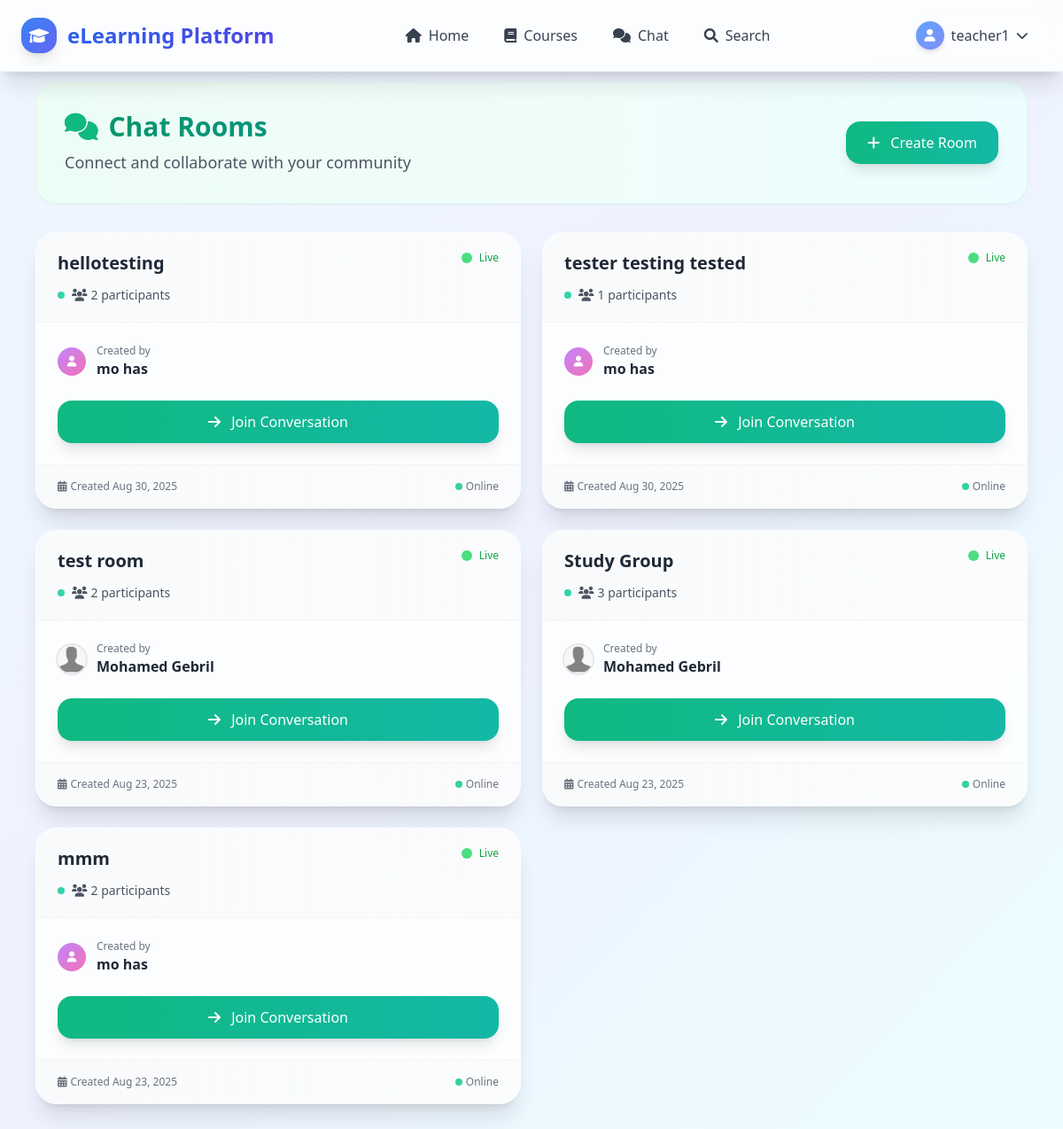
Screenshot of /chat/ (signed in) with the database file from the repository.
### users/models.py (models this page shows, shortened)
class User(AbstractUser):
    USER_TYPE_CHOICES = (
        ('student', 'Student'),
        ('teacher', 'Teacher'),
    )
    user_type = models.CharField(max_length=10, choices=USER_TYPE_CHOICES, default='student')
    profile_picture = models.ImageField(upload_to='profile_pics/', null=True, blank=True)
    bio = models.TextField(max_length=500, blank=True)
    date_of_birth = models.DateField(null=True, blank=True)
    phone_number = models.CharField(max_length=15, blank=True)
    is_blocked = models.BooleanField(default=False)
    blocked_at = models.DateTimeField(null=True, blank=True)
    blocked_by = models.ForeignKey('self', on_delete=models.SET_NULL, null=True, blank=True, related_name='blocked_users')
    def is_teacher(self):
        return self.user_type == 'teacher'

### chat/models.py (models this page shows, shortened)
class ChatRoom(models.Model):
    name = models.CharField(max_length=255)
    created_by = models.ForeignKey(settings.AUTH_USER_MODEL, on_delete=models.CASCADE)
    created_at = models.DateTimeField(auto_now_add=True)
    participants = models.ManyToManyField(settings.AUTH_USER_MODEL, related_name='chat_rooms')

### chat/views.py (the view)
# urls.py: path('', views.chat_list, name='chat_list'),
@login_required
def chat_list(request):
    rooms = ChatRoom.objects.all().order_by('-created_at')
    context = {
        'rooms': rooms,
    }
    return render(request, 'chat/chat_list.html', context)

### users/context_processors.py (called while the page is built)
def notification_count(request):
    if request.user.is_authenticated:
        unread_count = request.user.notifications.filter(is_read=False).count()
        return {'unread_notifications_count': unread_count}
    return {'unread_notifications_count': 0}

### templates/chat/chat_list.html (shortened to what this page needs)
{% extends 'base.html' %}
{% block content %}
<div class="mb-8">
  <div class="bg-gradient-to-r from-emerald-50 via-teal-50 to-cyan-50 rounded-3xl p-8 border border-emerald-100/50 shadow-sm">
    <div class="flex items-center justify-between">
      <div>
        <h1 class="text-3xl font-bold bg-gradient-to-r from-emerald-600 to-teal-600 bg-clip-text text-transparent flex items-center">
          <i class="fas fa-comments mr-3 text-emerald-500"></i>
        </h1>
        <p class="text-gray-600 mt-2 text-lg">Connect and collaborate with your community</p>
      </div>
      <a href="{% url 'create_chat_room' %}" class="px-6 py-3 bg-gradient-to-r from-emerald-500 to-teal-500 text-white font-medium rounded-2xl shadow-lg hover:shadow-xl transform hover:scale-105 transition-all duration-300">
        <i class="fas fa-plus mr-2"></i>
        Create Room
      </a>
    </div>
  </div>
</div>
{% if rooms %}
<div class="grid grid-cols-1 md:grid-cols-2 xl:grid-cols-3 gap-6">
  {% for room in rooms %}
  <div class="bg-white/80 backdrop-blur-sm rounded-3xl shadow-xl border border-white/20 overflow-hidden hover:shadow-2xl transition-all duration-300 hover:scale-[1.02] group">
    <div class="bg-gradient-to-r from-gray-50 to-gray-50/50 px-6 py-5 border-b border-gray-100">
      <div class="flex items-start justify-between">
        <div class="flex-1">
          <h3 class="text-xl font-bold text-gray-800 mb-3 group-hover:text-emerald-600 transition-colors">
            {{ room.name }}
          </h3>
          <div class="flex items-center space-x-4 text-sm">
            <div class="flex items-center text-gray-600">
              <div class="w-2 h-2 bg-gradient-to-r from-emerald-400 to-teal-400 rounded-full mr-2"></div>
              <i class="fas fa-users mr-1"></i>
              {{ room.participants.count }} participants
            </div>
          </div>
        </div>
        <div class="flex items-center space-x-2">
          <div class="w-3 h-3 bg-green-400 rounded-full animate-pulse"></div>
          <span class="text-xs text-green-600 font-medium">Live</span>
        </div>
      </div>
    </div>
    <div class="px-6 py-6">
      <div class="mb-6">
        <div class="flex items-center space-x-3">
          {% if room.created_by.profile_picture %}
          <img src="{{ room.created_by.profile_picture.url }}" class="w-8 h-8 rounded-full object-cover ring-2 ring-gray-200">
          {% else %}
          <div class="w-8 h-8 bg-gradient-to-br from-purple-400 to-pink-400 rounded-full flex items-center justify-center">
            <i class="fas fa-user text-white text-xs"></i>
          </div>
          {% endif %}
          <div>
            <p class="text-xs text-gray-500">Created by</p>
            <p class="font-semibold text-gray-800">
              {{ room.created_by.get_full_name|default:room.created_by.username }}
            </p>
          </div>
        </div>
      </div>
      <div class="space-y-3">
        <a href="{% url 'chat_room' room.name %}" class="block w-full text-center px-6 py-3 bg-gradient-to-r from-emerald-500 to-teal-500 text-white font-medium rounded-2xl shadow-lg hover:shadow-xl transform hover:scale-105 transition-all duration-300 group-hover:from-emerald-600 group-hover:to-teal-600">
          <i class="fas fa-arrow-right mr-2"></i>
          Join Conversation
        </a>
      </div>
    </div>
    <div class="px-6 py-4 bg-gradient-to-r from-gray-50 to-gray-50/50 border-t border-gray-100">
      <div class="flex items-center justify-between text-xs text-gray-500">
        <div class="flex items-center">
          <i class="fas fa-calendar-alt mr-1"></i>
          Created {{ room.created_at|date:"M d, Y" }}
        </div>
        <div class="flex items-center space-x-1">
          <div class="w-2 h-2 bg-emerald-400 rounded-full"></div>
          <span>Online</span>
        </div>
      </div>
    </div>
  </div>
  {% endfor %}
</div>
{% endif %}
{% endblock %}

### templates/base.html (shortened to what this page needs)
<!DOCTYPE html>
<html lang="en">
  <head>
    <script src="https://cdn.tailwindcss.com"></script>
    <link
      href="https://cdnjs.cloudflare.com/ajax/libs/font-awesome/6.0.0/css/all.min.css"
      rel="stylesheet"
    />
  </head>
  <body class="bg-gradient-to-br from-blue-50 via-indigo-50 to-cyan-50 min-h-screen pt-[60px]">
    <nav class="bg-white/80 backdrop-blur-md shadow-xl border-b border-blue-100/50 fixed w-full top-0" style="z-index: 100;">
      <div class="max-w-7xl mx-auto px-6">
        <div class="flex justify-between h-20">
          <div class="flex items-center">
            <a
              href="{% url 'home' %}"
              class="flex items-center bg-gradient-to-r from-blue-600 to-indigo-600 bg-clip-text text-transparent font-bold text-2xl hover:from-blue-700 hover:to-indigo-700 transition-all duration-300"
            >
              <div class="w-10 h-10 bg-gradient-to-br from-blue-500 to-indigo-500 rounded-2xl flex items-center justify-center mr-3 shadow-lg">
                <i class="fas fa-graduation-cap text-white text-lg"></i>
              </div>
            </a>
          </div>
          <div class="hidden md:flex items-center space-x-2">
            <a
              href="{% url 'home' %}"
              class="px-4 py-2 text-gray-700 hover:text-blue-600 hover:bg-blue-50 rounded-2xl transition-all duration-300 font-medium"
            >
              <i class="fas fa-home mr-2"></i>Home
            </a>
            <a
              href="{% url 'course_list' %}"
              class="px-4 py-2 text-gray-700 hover:text-blue-600 hover:bg-blue-50 rounded-2xl transition-all duration-300 font-medium"
            >
              <i class="fas fa-book mr-2"></i>Courses
            </a>
            <a
              href="{% url 'chat_list' %}"
              class="px-4 py-2 text-gray-700 hover:text-blue-600 hover:bg-blue-50 rounded-2xl transition-all duration-300 font-medium"
            >
              <i class="fas fa-comments mr-2"></i>Chat
            </a>
            {% if user.is_teacher %}
            <a
              href="{% url 'search_users' %}"
              class="px-4 py-2 text-gray-700 hover:text-blue-600 hover:bg-blue-50 rounded-2xl transition-all duration-300 font-medium"
            >
              <i class="fas fa-search mr-2"></i>Search
            </a>
            {% endif %}
          </div>
          <div class="hidden md:flex items-center">
            {% if user.is_authenticated %}
            <div class="relative group">
              <button
                class="flex items-center px-4 py-2 text-gray-700 hover:text-blue-600 hover:bg-blue-50 rounded-2xl focus:outline-none transition-all duration-300 font-medium"
              >
                <div class="w-8 h-8 bg-gradient-to-br from-blue-400 to-indigo-400 rounded-full flex items-center justify-center mr-2 shadow-md">
                  <i class="fas fa-user text-white text-sm"></i>
                </div>
                {{ user.username }}
                <i class="fas fa-chevron-down ml-2 text-sm"></i>
              </button>
            </div>
            {% endif %}
          </div>
        </div>
      </div>
    </nav>
    <main class="max-w-7xl mx-auto  py-8 px-6 sm:px-8 lg:px-10 z-0">
       {% block content %}{% endblock %}
    </main>
  </body>
</html>

### rows the page displays
User: username "teacher1"
ChatRoom: name "hellotesting", participants.count "2", created_by.get_full_name "mo has", created_at "Aug 30, 2025"
ChatRoom: name "tester testing tested", participants.count "1", created_by.get_full_name "mo has", created_at "Aug 30, 2025"
ChatRoom: name "test room", participants.count "2", created_by.profile_picture (placeholder picture), created_by.get_full_name "Mohamed Gebril", created_at "Aug 23, 2025"
ChatRoom: name "Study Group", participants.count "3", created_by.profile_picture (placeholder picture), created_by.get_full_name "Mohamed Gebril", created_at "Aug 23, 2025"
ChatRoom: name "mmm", participants.count "2", created_by.get_full_name "mo has", created_at "Aug 23, 2025"
